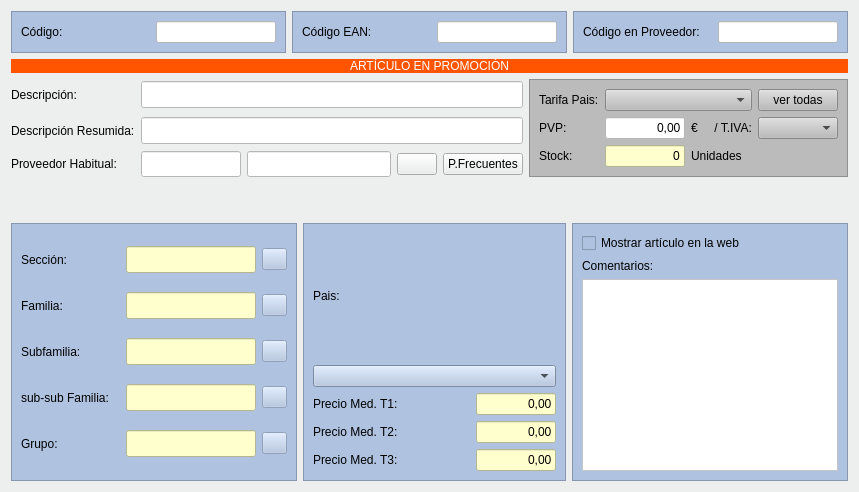
        <widget class="QWidget" name="tab_3">
         <property name="styleSheet">
          <string notr="true">background-color: #ecefed;</string>
         </property>
         <attribute name="title">
          <string>Artículo</string>
         </attribute>
         <layout class="QGridLayout" name="gridLayout_12">
          <item row="1" column="0" rowspan="2" colspan="6">
           <layout class="QGridLayout" name="gridLayout_9">
            <item row="1" column="0">
             <widget class="QLabel" name="label_6">
              <property name="text">
               <string>Descripción:</string>
              </property>
             </widget>
            </item>
            <item row="2" column="0">
             <widget class="QLabel" name="label_7">
              <property name="text">
               <string>Descripción Resumida:</string>
              </property>
             </widget>
            </item>
            <item row="3" column="0">
             <widget class="QLabel" name="label_8">
              <property name="text">
               <string>Proveedor Habitual:</string>
              </property>
             </widget>
            </item>
            <item row="3" column="2">
             <widget class="QLineEdit" name="txtcProveedor">
              <property name="maximumSize">
               <size>
                <width>16777215</width>
                <height>27</height>
               </size>
              </property>
              <property name="styleSheet">
               <string notr="true">background-color: rgb(255, 255, 255);</string>
              </property>
             </widget>
            </item>
            <item row="4" column="0">
             <spacer name="verticalSpacer_4">
              <property name="orientation">
               <enum>Qt::Vertical</enum>
              </property>
              <property name="sizeHint" stdset="0">
               <size>
                <width>20</width>
                <height>40</height>
               </size>
              </property>
             </spacer>
            </item>
            <item row="1" column="5" rowspan="3">
             <widget class="QFrame" name="frame_2">
              <property name="minimumSize">
               <size>
                <width>67</width>
                <height>0</height>
               </size>
              </property>
              <property name="styleSheet">
               <string notr="true">background-color: rgb(187, 187, 187);</string>
              </property>
              <property name="frameShape">
               <enum>QFrame::StyledPanel</enum>
              </property>
              <property name="frameShadow">
               <enum>QFrame::Raised</enum>
              </property>
              <layout class="QGridLayout" name="gridLayout_5">
               <item row="0" column="0">
                <layout class="QGridLayout" name="gridLayout_11">
                 <item row="1" column="0">
                  <widget class="QLabel" name="label_12">
                   <property name="text">
                    <string>PVP:</string>
                   </property>
                  </widget>
                 </item>
                 <item row="1" column="1">
                  <widget class="QLineEdit" name="txtrTarifa1">
                   <property name="maximumSize">
                    <size>
                     <width>80</width>
                     <height>16777215</height>
                    </size>
                   </property>
                   <property name="styleSheet">
                    <string notr="true">background-color: rgb(255, 255, 255);</string>
                   </property>
                   <property name="text">
                    <string>0,00</string>
                   </property>
                   <property name="alignment">
                    <set>Qt::AlignRight|Qt::AlignTrailing|Qt::AlignVCenter</set>
                   </property>
                  </widget>
                 </item>
                 <item row="2" column="1">
                  <widget class="QLineEdit" name="txtnStockReal">
                   <property name="enabled">
                    <bool>false</bool>
                   </property>
                   <property name="maximumSize">
                    <size>
                     <width>80</width>
                     <height>16777215</height>
                    </size>
                   </property>
                   <property name="styleSheet">
                    <string notr="true">color: rgb(0, 0, 0);
background-color: rgb(254, 255, 205);</string>
                   </property>
                   <property name="text">
                    <string>0</string>
                   </property>
                   <property name="alignment">
                    <set>Qt::AlignRight|Qt::AlignTrailing|Qt::AlignVCenter</set>
                   </property>
                  </widget>
                 </item>
                 <item row="2" column="2">
                  <widget class="QLabel" name="label_38">
                   <property name="text">
                    <string>Unidades</string>
                   </property>
                  </widget>
                 </item>
                 <item row="0" column="1" colspan="2">
                  <widget class="QComboBox" name="cboPais2"/>
                 </item>
                 <item row="2" column="0">
                  <widget class="QLabel" name="label_13">
                   <property name="text">
                    <string>Stock:</string>
                   </property>
                  </widget>
                 </item>
                 <item row="0" column="0">
                  <widget class="QLabel" name="textoPais1">
                   <property name="text">
                    <string>Tarifa Pais:</string>
                   </property>
                  </widget>
                 </item>
                 <item row="0" column="3">
                  <widget class="QPushButton" name="btnVerTarifasporPais">
                   <property name="text">
                    <string>ver todas</string>
                   </property>
                  </widget>
                 </item>
                 <item row="1" column="2">
                  <widget class="QLabel" name="label_37">
                   <property name="text">
                    <string>€     / T.IVA:</string>
                   </property>
                  </widget>
                 </item>
                 <item row="1" column="3">
                  <widget class="QComboBox" name="cboTipoIVA_2"/>
                 </item>
                </layout>
               </item>
              </layout>
             </widget>
            </item>
            <item row="3" column="4">
             <widget class="QPushButton" name="pushButton">
              <property name="text">
               <string>P.Frecuentes</string>
              </property>
             </widget>
            </item>
            <item row="2" column="1" colspan="4">
             <widget class="QLineEdit" name="txtcDescripcionResumida">
              <property name="maximumSize">
               <size>
                <width>16777215</width>
                <height>27</height>
               </size>
              </property>
              <property name="styleSheet">
               <string notr="true">background-color: rgb(255, 255, 255);</string>
              </property>
             </widget>
            </item>
            <item row="1" column="1" colspan="4">
             <widget class="QLineEdit" name="txtcDescripcion">
              <property name="maximumSize">
               <size>
                <width>16777215</width>
                <height>27</height>
               </size>
              </property>
              <property name="styleSheet">
               <string notr="true">background-color: rgb(255, 255, 255);</string>
              </property>
             </widget>
            </item>
            <item row="3" column="3">
             <widget class="QPushButton" name="btnBuscarProveedor">
              <property name="text">
               <string/>
              </property>
              <property name="icon">
               <iconset resource="terra.qrc">
                <normaloff>:/Icons/PNG/search.png</normaloff>:/Icons/PNG/search.png</iconset>
              </property>
              <property name="iconSize">
               <size>
                <width>16</width>
                <height>16</height>
               </size>
              </property>
             </widget>
            </item>
            <item row="3" column="1">
             <widget class="QLineEdit" name="txtCodigoProveedor">
              <property name="minimumSize">
               <size>
                <width>100</width>
                <height>0</height>
               </size>
              </property>
              <property name="maximumSize">
               <size>
                <width>100</width>
                <height>27</height>
               </size>
              </property>
              <property name="styleSheet">
               <string notr="true">background-color: rgb(255, 255, 255);</string>
              </property>
             </widget>
            </item>
            <item row="0" column="0" colspan="6">
             <widget class="QLabel" name="label_17">
              <property name="styleSheet">
               <string notr="true">background-color: rgb(255, 85, 0);
font: 75 9pt &quot;Cantarell&quot;;
color: rgb(255, 255, 255);</string>
              </property>
              <property name="locale">
               <locale language="Spanish" country="Spain"/>
              </property>
              <property name="text">
               <string>ARTÍCULO EN PROMOCIÓN</string>
              </property>
              <property name="alignment">
               <set>Qt::AlignCenter</set>
              </property>
             </widget>
            </item>
           </layout>
          </item>
          <item row="0" column="0" colspan="6">
           <layout class="QHBoxLayout" name="horizontalLayout_6">
            <item>
             <widget class="QFrame" name="frame_13">
              <property name="maximumSize">
               <size>
                <width>16777215</width>
                <height>45</height>
               </size>
              </property>
              <property name="styleSheet">
               <string notr="true">background-color: rgb(175,195,225);</string>
              </property>
              <property name="frameShape">
               <enum>QFrame::StyledPanel</enum>
              </property>
              <property name="frameShadow">
               <enum>QFrame::Raised</enum>
              </property>
              <layout class="QHBoxLayout" name="horizontalLayout_4">
               <item>
                <widget class="QLabel" name="label_2">
                 <property name="text">
                  <string>Código: </string>
                 </property>
                </widget>
               </item>
               <item>
                <widget class="QLineEdit" name="txtcCodigo">
                 <property name="maximumSize">
                  <size>
                   <width>120</width>
                   <height>16777215</height>
                  </size>
                 </property>
                 <property name="styleSheet">
                  <string notr="true">background-color: rgb(255, 255, 255);</string>
                 </property>
                </widget>
               </item>
              </layout>
             </widget>
            </item>
            <item>
             <widget class="QFrame" name="frame_12">
              <property name="maximumSize">
               <size>
                <width>16777215</width>
                <height>45</height>
               </size>
              </property>
              <property name="styleSheet">
               <string notr="true">background-color: rgb(175,195,225);
</string>
              </property>
              <property name="frameShape">
               <enum>QFrame::StyledPanel</enum>
              </property>
              <property name="frameShadow">
               <enum>QFrame::Raised</enum>
              </property>
              <layout class="QHBoxLayout" name="horizontalLayout_5">
               <item>
                <widget class="QLabel" name="label_3">
                 <property name="text">
                  <string>Código EAN:</string>
                 </property>
                </widget>
               </item>
               <item>
                <widget class="QLineEdit" name="txtcCodigoBarras">
                 <property name="maximumSize">
                  <size>
                   <width>120</width>
                   <height>16777215</height>
                  </size>
                 </property>
                 <property name="styleSheet">
                  <string notr="true">background-color: rgb(255, 255, 255);</string>
                 </property>
                </widget>
               </item>
              </layout>
              <zorder>txtcCodigoBarras</zorder>
              <zorder>label_3</zorder>
             </widget>
            </item>
            <item>
             <widget class="QFrame" name="frame_11">
              <property name="maximumSize">
               <size>
                <width>16777215</width>
                <height>45</height>
               </size>
              </property>
              <property name="styleSheet">
               <string notr="true">background-color: rgb(175,195,225);
</string>
              </property>
              <property name="frameShape">
               <enum>QFrame::StyledPanel</enum>
              </property>
              <property name="frameShadow">
               <enum>QFrame::Raised</enum>
              </property>
              <layout class="QHBoxLayout" name="horizontalLayout_3">
               <item>
                <widget class="QLabel" name="label_4">
                 <property name="text">
                  <string>Código en Proveedor:</string>
                 </property>
                </widget>
               </item>
               <item>
                <widget class="QLineEdit" name="txtcCodigoFabricante">
                 <property name="maximumSize">
                  <size>
                   <width>120</width>
                   <height>16777215</height>
                  </size>
                 </property>
                 <property name="styleSheet">
                  <string notr="true">background-color: rgb(255, 255, 255);</string>
                 </property>
                 <property name="text">
                  <string/>
                 </property>
                 <property name="alignment">
                  <set>Qt::AlignLeading|Qt::AlignLeft|Qt::AlignVCenter</set>
                 </property>
                </widget>
               </item>
              </layout>
             </widget>
            </item>
           </layout>
          </item>
          <item row="3" column="4" rowspan="3" colspan="2">
           <widget class="QFrame" name="frame_10">
            <property name="styleSheet">
             <string notr="true">background-color: rgb(175,195,225);
</string>
            </property>
            <property name="frameShape">
             <enum>QFrame::StyledPanel</enum>
            </property>
            <property name="frameShadow">
             <enum>QFrame::Raised</enum>
            </property>
            <layout class="QGridLayout" name="gridLayout_13">
             <item row="1" column="0">
              <widget class="QLabel" name="label_18">
               <property name="text">
                <string>Comentarios:</string>
               </property>
              </widget>
             </item>
             <item row="2" column="0">
              <widget class="QTextEdit" name="txttComentario">
               <property name="styleSheet">
                <string notr="true">background-color: rgb(255, 255, 255);</string>
               </property>
              </widget>
             </item>
             <item row="0" column="0">
              <widget class="QCheckBox" name="chklMostrarWeb">
               <property name="toolTip">
                <string>Seleccionar si se desea que el artículo aparezca en la tienda virtual en su web</string>
               </property>
               <property name="text">
                <string>Mostrar artículo en la web</string>
               </property>
              </widget>
             </item>
            </layout>
           </widget>
          </item>
          <item row="3" column="2" rowspan="3" colspan="2">
           <widget class="QFrame" name="frame_14">
            <property name="styleSheet">
             <string notr="true">background-color: rgb(175,195,225);
</string>
            </property>
            <property name="frameShape">
             <enum>QFrame::StyledPanel</enum>
            </property>
            <property name="frameShadow">
             <enum>QFrame::Raised</enum>
            </property>
            <layout class="QGridLayout" name="gridLayout_10">
             <item row="0" column="0">
              <widget class="QLabel" name="textopais2">
               <property name="text">
                <string>Pais:</string>
               </property>
              </widget>
             </item>
             <item row="1" column="0" colspan="2">
              <widget class="QComboBox" name="cboPais1"/>
             </item>
             <item row="2" column="0">
              <widget class="QLabel" name="label_39">
               <property name="minimumSize">
                <size>
                 <width>101</width>
                 <height>0</height>
                </size>
               </property>
               <property name="text">
                <string>Precio Med. T1:</string>
               </property>
              </widget>
             </item>
             <item row="2" column="1">
              <widget class="QLineEdit" name="txtrPrecioMedio1">
               <property name="enabled">
                <bool>false</bool>
               </property>
               <property name="maximumSize">
                <size>
                 <width>80</width>
                 <height>16777215</height>
                </size>
               </property>
               <property name="styleSheet">
                <string notr="true">background-color: rgb(254, 255, 205);
color: rgb(0, 0, 0);</string>
               </property>
               <property name="text">
                <string>0,00</string>
               </property>
               <property name="alignment">
                <set>Qt::AlignRight|Qt::AlignTrailing|Qt::AlignVCenter</set>
               </property>
              </widget>
             </item>
             <item row="3" column="0">
              <widget class="QLabel" name="label_40">
               <property name="minimumSize">
                <size>
                 <width>101</width>
                 <height>0</height>
                </size>
               </property>
               <property name="text">
                <string>Precio Med. T2:</string>
               </property>
              </widget>
             </item>
             <item row="3" column="1">
              <widget class="QLineEdit" name="txtrPrecioMedio2">
               <property name="enabled">
                <bool>false</bool>
               </property>
               <property name="maximumSize">
                <size>
                 <width>80</width>
                 <height>16777215</height>
                </size>
               </property>
               <property name="styleSheet">
                <string notr="true">background-color: rgb(254, 255, 205);
color: rgb(0, 0, 0);</string>
               </property>
               <property name="text">
                <string>0,00</string>
               </property>
               <property name="alignment">
                <set>Qt::AlignRight|Qt::AlignTrailing|Qt::AlignVCenter</set>
               </property>
              </widget>
             </item>
             <item row="4" column="0">
              <widget class="QLabel" name="label_41">
               <property name="minimumSize">
                <size>
                 <width>101</width>
                 <height>0</height>
                </size>
               </property>
               <property name="text">
                <string>Precio Med. T3:</string>
               </property>
              </widget>
             </item>
             <item row="4" column="1">
              <widget class="QLineEdit" name="txtrPrecioMedio3">
               <property name="enabled">
                <bool>false</bool>
               </property>
               <property name="maximumSize">
                <size>
                 <width>80</width>
                 <height>16777215</height>
                </size>
               </property>
               <property name="styleSheet">
                <string notr="true">background-color: rgb(254, 255, 205);
color: rgb(0, 0, 0);</string>
               </property>
               <property name="text">
                <string>0,00</string>
               </property>
               <property name="alignment">
                <set>Qt::AlignRight|Qt::AlignTrailing|Qt::AlignVCenter</set>
               </property>
              </widget>
             </item>
            </layout>
           </widget>
          </item>
          <item row="3" column="0" rowspan="3" colspan="2">
           <widget class="QFrame" name="frame_3">
            <property name="minimumSize">
             <size>
              <width>286</width>
              <height>0</height>
             </size>
            </property>
            <property name="styleSheet">
             <string notr="true">background-color: rgb(175,195,225);
</string>
            </property>
            <property name="frameShape">
             <enum>QFrame::StyledPanel</enum>
            </property>
            <property name="frameShadow">
             <enum>QFrame::Raised</enum>
            </property>
            <layout class="QGridLayout" name="gridLayout_6">
             <item row="0" column="0">
              <widget class="QLabel" name="label_9">
               <property name="text">
                <string>Sección:</string>
               </property>
              </widget>
             </item>
             <item row="0" column="1">
              <widget class="QLineEdit" name="txtcSeccion">
               <property name="enabled">
                <bool>false</bool>
               </property>
               <property name="minimumSize">
                <size>
                 <width>0</width>
                 <height>27</height>
                </size>
               </property>
               <property name="maximumSize">
                <size>
                 <width>130</width>
                 <height>27</height>
                </size>
               </property>
               <property name="autoFillBackground">
                <bool>false</bool>
               </property>
               <property name="styleSheet">
                <string notr="true">background-color: rgb(254, 255, 205);
color: rgb(0, 0, 0);</string>
               </property>
              </widget>
             </item>
             <item row="0" column="2">
              <widget class="QPushButton" name="botBuscarSeccion">
               <property name="enabled">
                <bool>false</bool>
               </property>
               <property name="sizePolicy">
                <sizepolicy hsizetype="Fixed" vsizetype="Fixed">
                 <horstretch>0</horstretch>
                 <verstretch>0</verstretch>
                </sizepolicy>
               </property>
               <property name="maximumSize">
                <size>
                 <width>25</width>
                 <height>16777215</height>
                </size>
               </property>
               <property name="text">
                <string/>
               </property>
               <property name="icon">
                <iconset resource="terra.qrc">
                 <normaloff>:/Icons/PNG/search.png</normaloff>:/Icons/PNG/search.png</iconset>
               </property>
               <property name="iconSize">
                <size>
                 <width>16</width>
                 <height>16</height>
                </size>
               </property>
              </widget>
             </item>
             <item row="1" column="0">
              <widget class="QLabel" name="label_10">
               <property name="text">
                <string>Familia:</string>
               </property>
              </widget>
             </item>
             <item row="1" column="1">
              <widget class="QLineEdit" name="txtcFamilia">
               <property name="enabled">
                <bool>false</bool>
               </property>
               <property name="minimumSize">
                <size>
                 <width>0</width>
                 <height>27</height>
                </size>
               </property>
               <property name="maximumSize">
                <size>
                 <width>130</width>
                 <height>27</height>
                </size>
               </property>
               <property name="autoFillBackground">
                <bool>false</bool>
               </property>
               <property name="styleSheet">
                <string notr="true">background-color: rgb(254, 255, 205);
color: rgb(0, 0, 0);</string>
               </property>
              </widget>
             </item>
             <item row="1" column="2">
              <widget class="QPushButton" name="botBuscarFamilia">
               <property name="enabled">
                <bool>false</bool>
               </property>
               <property name="maximumSize">
                <size>
                 <width>25</width>
                 <height>16777215</height>
                </size>
               </property>
               <property name="text">
                <string/>
               </property>
               <property name="icon">
                <iconset resource="terra.qrc">
                 <normaloff>:/Icons/PNG/search.png</normaloff>:/Icons/PNG/search.png</iconset>
               </property>
               <property name="iconSize">
                <size>
                 <width>16</width>
                 <height>16</height>
                </size>
               </property>
              </widget>
             </item>
             <item row="2" column="0">
              <widget class="QLabel" name="label_11">
               <property name="text">
                <string>Subfamilia:</string>
               </property>
              </widget>
             </item>
             <item row="2" column="1">
              <widget class="QLineEdit" name="txtcSubFamilia">
               <property name="enabled">
                <bool>false</bool>
               </property>
               <property name="minimumSize">
                <size>
                 <width>0</width>
                 <height>27</height>
                </size>
               </property>
               <property name="maximumSize">
                <size>
                 <width>130</width>
                 <height>27</height>
                </size>
               </property>
               <property name="autoFillBackground">
                <bool>false</bool>
               </property>
               <property name="styleSheet">
                <string notr="true">background-color: rgb(254, 255, 205);
color: rgb(0, 0, 0);</string>
               </property>
              </widget>
             </item>
             <item row="2" column="2">
              <widget class="QPushButton" name="botBuscarSubfamilia">
               <property name="enabled">
                <bool>false</bool>
               </property>
               <property name="maximumSize">
                <size>
                 <width>25</width>
                 <height>16777215</height>
                </size>
               </property>
               <property name="text">
                <string/>
               </property>
               <property name="icon">
                <iconset resource="terra.qrc">
                 <normaloff>:/Icons/PNG/search.png</normaloff>:/Icons/PNG/search.png</iconset>
               </property>
               <property name="iconSize">
                <size>
                 <width>16</width>
                 <height>16</height>
                </size>
               </property>
              </widget>
             </item>
             <item row="3" column="0">
              <widget class="QLabel" name="label_15">
               <property name="text">
                <string>sub-sub Familia:</string>
               </property>
              </widget>
             </item>
             <item row="3" column="1">
              <widget class="QLineEdit" name="txtcSubFamilia_2">
               <property name="enabled">
                <bool>false</bool>
               </property>
               <property name="minimumSize">
                <size>
                 <width>0</width>
                 <height>27</height>
                </size>
               </property>
               <property name="maximumSize">
                <size>
                 <width>130</width>
                 <height>27</height>
                </size>
               </property>
               <property name="autoFillBackground">
                <bool>false</bool>
               </property>
               <property name="styleSheet">
                <string notr="true">background-color: rgb(254, 255, 205);
color: rgb(0, 0, 0);</string>
               </property>
              </widget>
             </item>
             <item row="3" column="2">
              <widget class="QPushButton" name="botBuscarSubfamilia_2">
               <property name="enabled">
                <bool>false</bool>
               </property>
               <property name="maximumSize">
                <size>
                 <width>25</width>
                 <height>16777215</height>
                </size>
               </property>
               <property name="text">
                <string/>
               </property>
               <property name="icon">
                <iconset resource="terra.qrc">
                 <normaloff>:/Icons/PNG/search.png</normaloff>:/Icons/PNG/search.png</iconset>
               </property>
               <property name="iconSize">
                <size>
                 <width>16</width>
                 <height>16</height>
                </size>
               </property>
              </widget>
             </item>
             <item row="4" column="0">
              <widget class="QLabel" name="label_16">
               <property name="text">
                <string>Grupo:</string>
               </property>
              </widget>
             </item>
             <item row="4" column="1">
              <widget class="QLineEdit" name="txtcSubFamilia_3">
               <property name="enabled">
                <bool>false</bool>
               </property>
               <property name="minimumSize">
                <size>
                 <width>0</width>
                 <height>27</height>
                </size>
               </property>
               <property name="maximumSize">
                <size>
                 <width>130</width>
                 <height>27</height>
                </size>
               </property>
               <property name="autoFillBackground">
                <bool>false</bool>
               </property>
               <property name="styleSheet">
                <string notr="true">background-color: rgb(254, 255, 205);
color: rgb(0, 0, 0);</string>
               </property>
              </widget>
             </item>
             <item row="4" column="2">
              <widget class="QPushButton" name="botBuscarSubfamilia_3">
               <property name="enabled">
                <bool>false</bool>
               </property>
               <property name="maximumSize">
                <size>
                 <width>25</width>
                 <height>16777215</height>
                </size>
               </property>
               <property name="text">
                <string/>
               </property>
               <property name="icon">
                <iconset resource="terra.qrc">
                 <normaloff>:/Icons/PNG/search.png</normaloff>:/Icons/PNG/search.png</iconset>
               </property>
               <property name="iconSize">
                <size>
                 <width>16</width>
                 <height>16</height>
                </size>
               </property>
              </widget>
             </item>
            </layout>
           </widget>
          </item>
         </layout>
        </widget>
